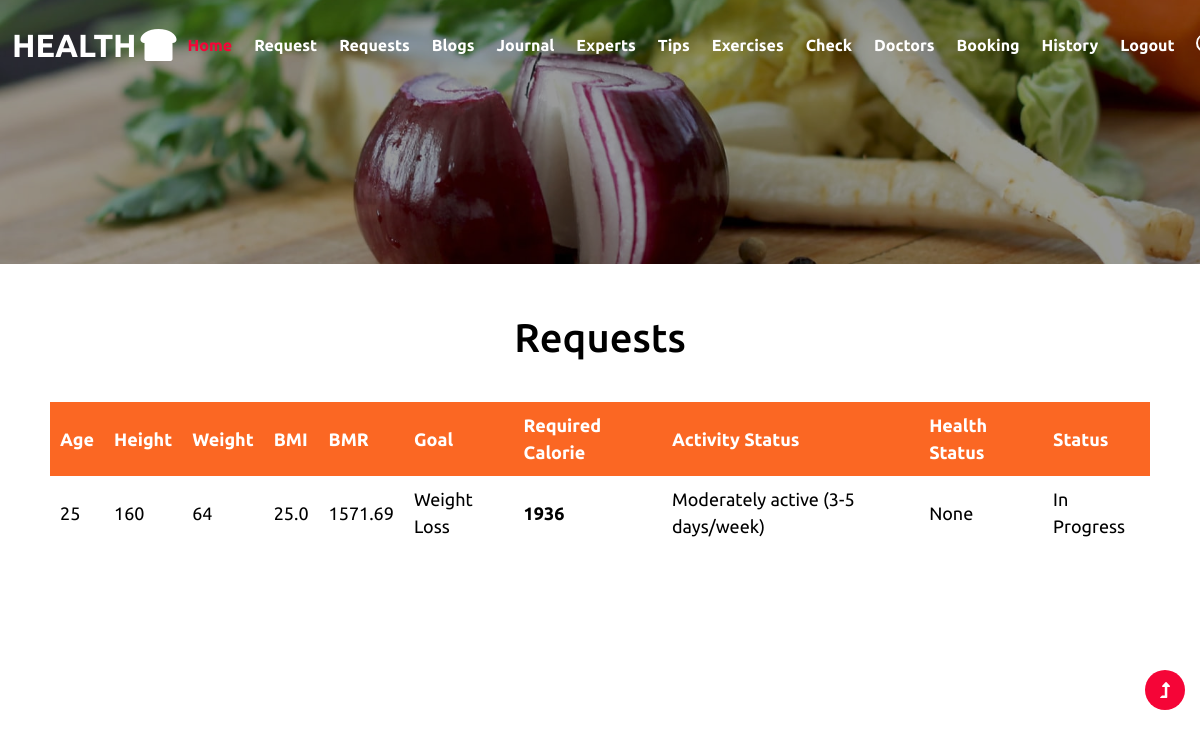
Screenshot of /userviewreq (signed in) with the database file from the repository.
### phwApp/models.py (models this page shows)
class Request(models.Model):
    date = models.DateField(auto_now=True,null=True)
    user=models.ForeignKey(Registration,on_delete=models.CASCADE)
    height=models.CharField(max_length=20,null=True)
    weight=models.CharField(max_length=20,null=True)
    healthstat=models.CharField(max_length=200,null=True)
    bmi=models.CharField(max_length=200,null=True)
    bmr=models.CharField(max_length=200,null=True)
    goal=models.CharField(max_length=200,null=True)
    activeStatus=models.CharField(max_length=200,null=True)
    reqCal=models.CharField(max_length=200,null=True)
    status=models.CharField(max_length=500, default='In Progress')

class Registration(models.Model):
    name = models.CharField(max_length=30)
    email = models.EmailField(max_length=50)
    password = models.CharField(max_length=20)
    age = models.IntegerField(null=True)
    gender=models.CharField(max_length=20,null=True)
    user = models.ForeignKey(User, on_delete=models.CASCADE, null=True)

### phwApp/views.py (the view)
# urls.py: path('userviewreq', views.userviewreq),
def userviewreq(request):
    uid=request.session["id"]
    data=Request.objects.filter(user__id=uid).order_by("-id")
    return render(request,"userviewreq.html",{"data":data})

### template/userviewreq.html (shortened to what this page needs)
{% extends "commonbaseuser.html" %}
{% block content3 %}
<div style="margin: 50px;">
    <center>
        <h1 style="margin: 10px;color:rgb(0, 0, 0)">Requests</h1>
        <table style="margin-top: 40px;" class="w-100">
            <tr>
                <th>Age</th>
                <th>Height</th>
                <th>Weight</th>
                <th>BMI</th>
                <th>BMR</th>
                <th>Goal</th>
                <th>Required Calorie</th>
                <th>Activity Status</th>
                <th>Health Status</th>
                <th>Status</th>
            </tr>
            {% for d in data %}
            <tr>
                <td>{{d.user.age}}</td>
                <td>{{d.height}}</td>
                <td>{{d.weight}}</td>
                <td>{{d.bmi}}</td>
                <td>{{d.bmr}}</td>
                <td>{{d.goal}}</td>
                <td><strong>{{d.reqCal}}</strong></td>
                <td>{{d.activeStatus}}</td>
                <td>{{d.healthstat}}</td>
                <td>{{d.status}}</td>
            </tr>
            {% endfor %}
        </table>
    </center>
</div>
{% endblock %}

### template/userviewreq.html (style rules this page uses)
th, td { padding: 10px; font-size: large; color: rgb(0, 0, 0); }
th { background-color: rgb(251, 103, 35); color: white; }

### rows the page displays
Request: user.age "25", height "160", weight "64", bmi "25.0", bmr "1571.69", goal "Weight Loss", reqCal "1936", activeStatus "Moderately active (3-5 days/week)", healthstat "None", status "In Progress"
